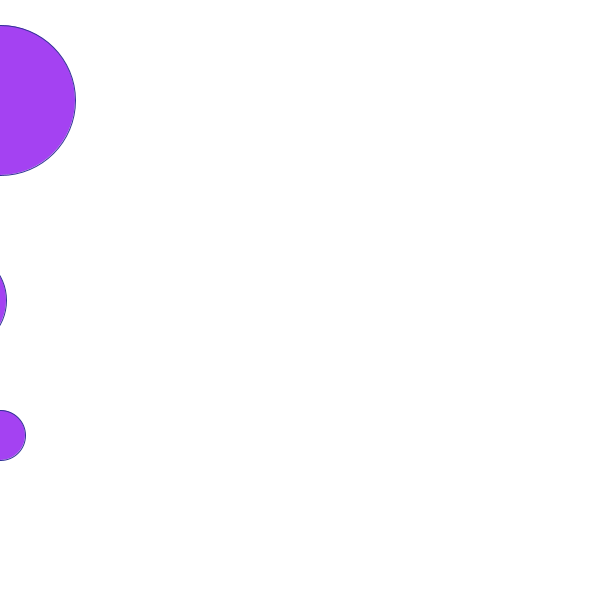
Frame 1 (no input)
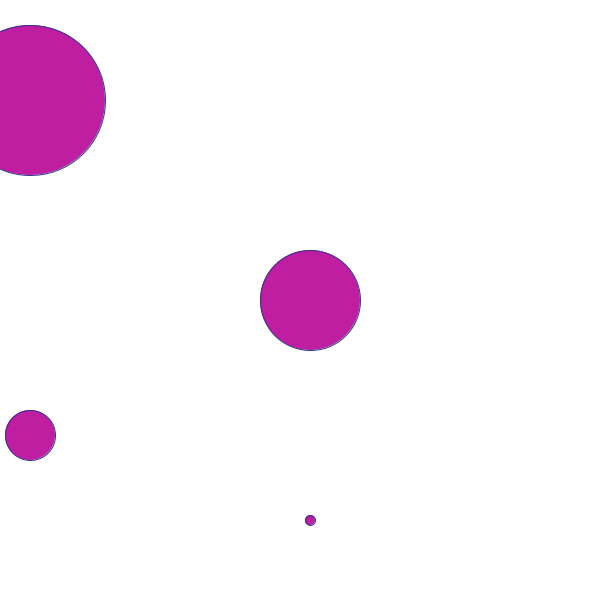
Frame 60 (the mouse pressed at the canvas centre just before this capture)
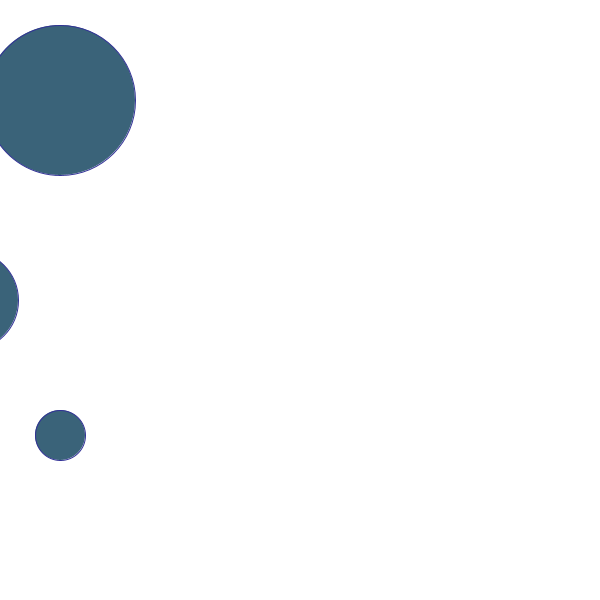
Frame 120 (the mouse held since frame 60 and released just before this capture)

The Processing sketch that drew these frames (run headless with seeded random() and noise(); from frame 60 on, the mouse is pressed at the canvas centre):

// Processing sketch: processing_137242
// ── processing_137242.pde

int position = 0;
int x = -50;
int start_time = 0;

void setup() {
  size(600,600);
  smooth();
  stroke(50,50,150);
  frameRate(30);
}

void draw() {
fill(random(0, 255), random(0, 255), random(0, 255) );
  background(255);
  
  x = x + 6;
   if (x >= 650) {
   x = -50;
   }

  ellipse(x,300,100,100);  
  ellipse(position,100,150,150); 
  ellipse(position,435,50,50); 
  ellipse(x,520,10,10); 


  if ( millis() > 1000 + start_time && millis() < 2000 + start_time ) {
    position = position + 1;  
  }

if ( millis() > 2000 + start_time ) {
    start_time = millis();
  }

}
